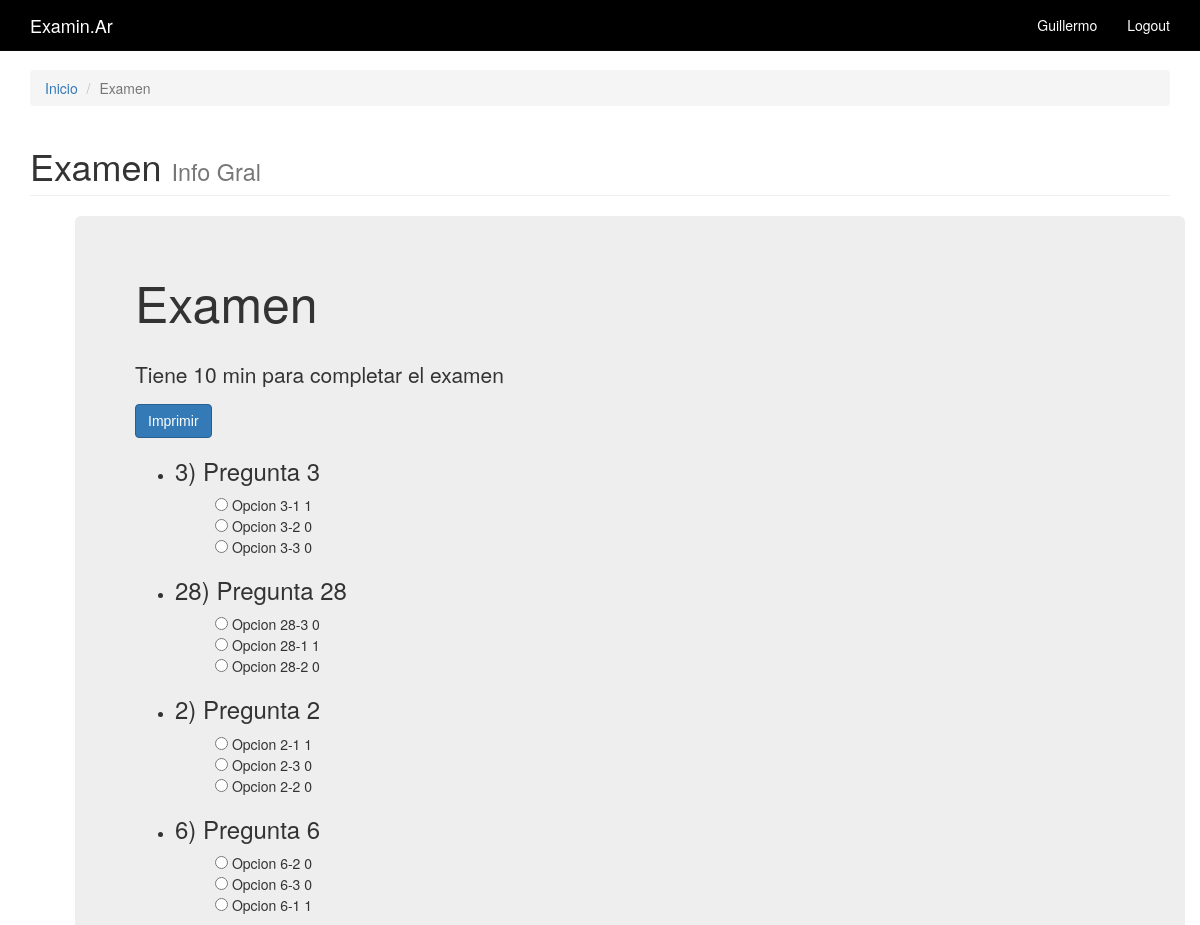
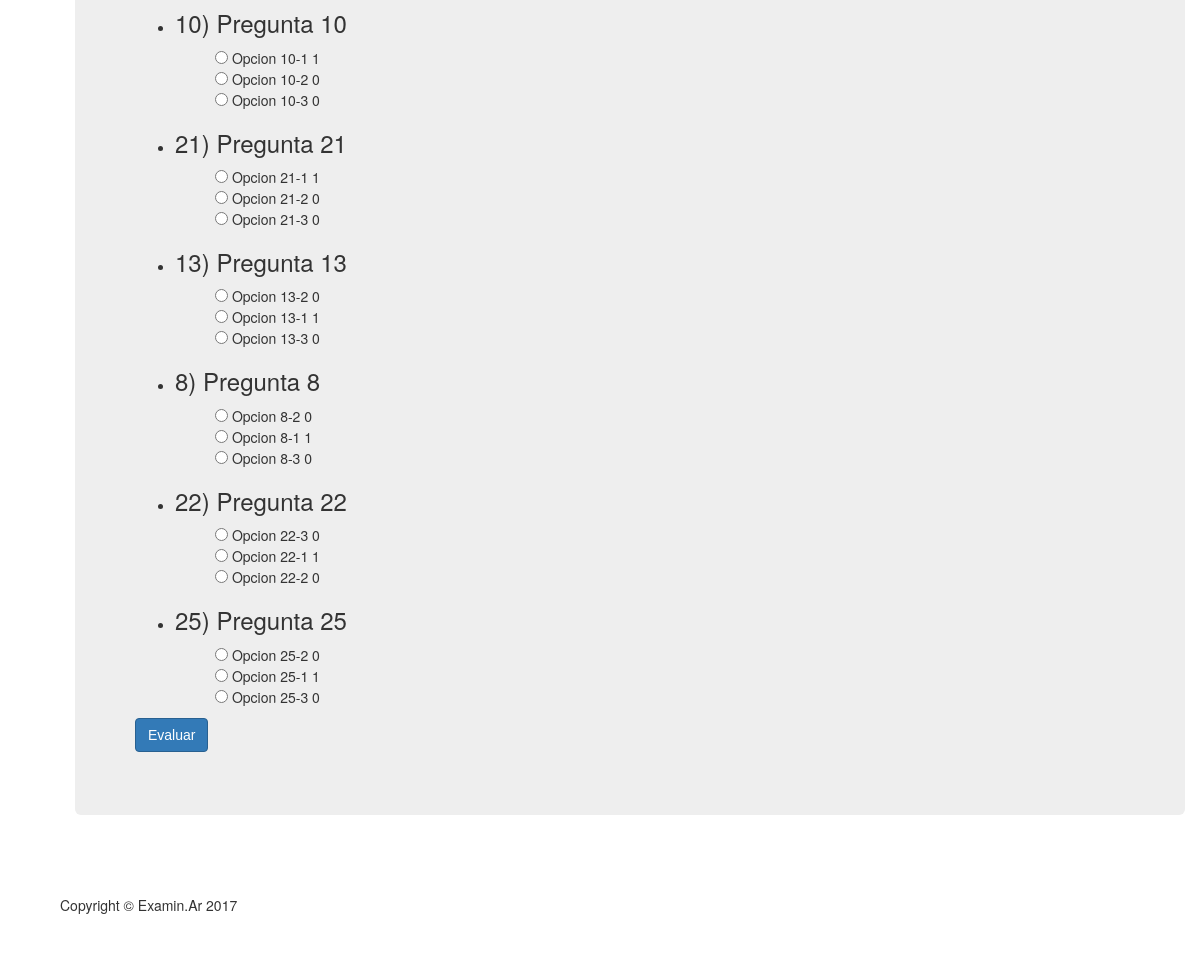
Screenshot of /private/Examenes/examen.php (signed in) with the database file from the repository (2 pictures, top to bottom).
### tables this page shows
CREATE TABLE `preguntas` (
  `preg_id` int(4) NOT NULL,
  `preg_nombre` varchar(50) NOT NULL,
  `tema_id` int(4) NOT NULL
);

CREATE TABLE `opciones` (
  `tema_id` int(4) NOT NULL,
  `preg_id` int(11) NOT NULL,
  `opc_id` int(11) NOT NULL,
  `opcion` varchar(200) NOT NULL,
  `opc_puntos` tinyint(1) NOT NULL
);

### private/Examenes/examen.php (called while the page is built, shortened)
<?php require_once ('../Functions/generar_examen.php'); ?>

### private/Functions/functions.php (called while the page is built, shortened)
<?php
function UniqueRandomNumbersWithinRange($min, $max, $quantity) {
    $numbers = range($min, $max);
    shuffle($numbers);
    return array_slice($numbers, 0, $quantity);
}
?>

### private/Functions/query_backup.php (the view, shortened to what this page needs)
<?php
function preguntas_examen($tema){
  require_once ('functions.php');
  $r=0;
  $o=0;
  global $db;
  $id = UniqueRandomNumbersWithinRange(1, 30, 10);
  while ($r < 10)  {
    $sql = "SELECT * FROM preguntas ";
    $sql.= "WHERE preg_id='".$id[$r]."' AND tema_id='".$tema."'";
    $result_set = mysqli_query($db,$sql);
    $result = mysqli_fetch_assoc($result_set);
    echo "<li><h3>".$result['preg_id'].') '.$result['preg_nombre']."</h3>";
    $id_o = UniqueRandomNumbersWithinRange(1,3,3);
    while ($o < 3)    {
      $sql = "SELECT * FROM opciones ";
      $sql.= "WHERE preg_id='".$id[$r]."' AND opc_id='".$id_o[$o]."' AND tema_id='".$tema."'";
      $result_set = mysqli_query($db,$sql);
      $result = mysqli_fetch_assoc($result_set);
      echo "<ul><input type=radio value=".$result['opc_puntos']." name=Pregunta.".$r." required/> ".$result['opcion']." ".$result['opc_puntos']."</ul>";
      $o=$o+1;
    }
    $r=$r+1;
    $o=0;
    echo "</li>";
  }
}
?>

### private/css/modern-business.css (style rules this page uses)
html, body { height: 100%; }
body { padding-top: 50px; }

### rows the page displays
preguntas: preg_id "3", preg_nombre "Pregunta 3"
opciones: opcion "Opcion 3-1", opc_puntos "1"
opciones: opcion "Opcion 3-2", opc_puntos "0"
opciones: opcion "Opcion 3-3", opc_puntos "0"
preguntas: preg_id "28", preg_nombre "Pregunta 28"
opciones: opcion "Opcion 28-3", opc_puntos "0"
opciones: opcion "Opcion 28-1", opc_puntos "1"
opciones: opcion "Opcion 28-2", opc_puntos "0"
preguntas: preg_id "2", preg_nombre "Pregunta 2"
opciones: opcion "Opcion 2-1", opc_puntos "1"
opciones: opcion "Opcion 2-3", opc_puntos "0"
opciones: opcion "Opcion 2-2", opc_puntos "0"
preguntas: preg_id "6", preg_nombre "Pregunta 6"
opciones: opcion "Opcion 6-2", opc_puntos "0"
opciones: opcion "Opcion 6-3", opc_puntos "0"
opciones: opcion "Opcion 6-1", opc_puntos "1"
preguntas: preg_id "10", preg_nombre "Pregunta 10"
opciones: opcion "Opcion 10-1", opc_puntos "1"
opciones: opcion "Opcion 10-2", opc_puntos "0"
opciones: opcion "Opcion 10-3", opc_puntos "0"
preguntas: preg_id "21", preg_nombre "Pregunta 21"
opciones: opcion "Opcion 21-1", opc_puntos "1"
opciones: opcion "Opcion 21-2", opc_puntos "0"
opciones: opcion "Opcion 21-3", opc_puntos "0"
preguntas: preg_id "13", preg_nombre "Pregunta 13"
opciones: opcion "Opcion 13-2", opc_puntos "0"
opciones: opcion "Opcion 13-1", opc_puntos "1"
opciones: opcion "Opcion 13-3", opc_puntos "0"
preguntas: preg_id "8", preg_nombre "Pregunta 8"
opciones: opcion "Opcion 8-2", opc_puntos "0"
opciones: opcion "Opcion 8-1", opc_puntos "1"
opciones: opcion "Opcion 8-3", opc_puntos "0"
preguntas: preg_id "22", preg_nombre "Pregunta 22"
opciones: opcion "Opcion 22-3", opc_puntos "0"
opciones: opcion "Opcion 22-1", opc_puntos "1"
opciones: opcion "Opcion 22-2", opc_puntos "0"
preguntas: preg_id "25", preg_nombre "Pregunta 25"
opciones: opcion "Opcion 25-2", opc_puntos "0"
opciones: opcion "Opcion 25-1", opc_puntos "1"
opciones: opcion "Opcion 25-3", opc_puntos "0"

### other values shown
$_SESSION['nombre'] "Guillermo"
$page_title "Examen"
$page_subtitle "Info Gral"
